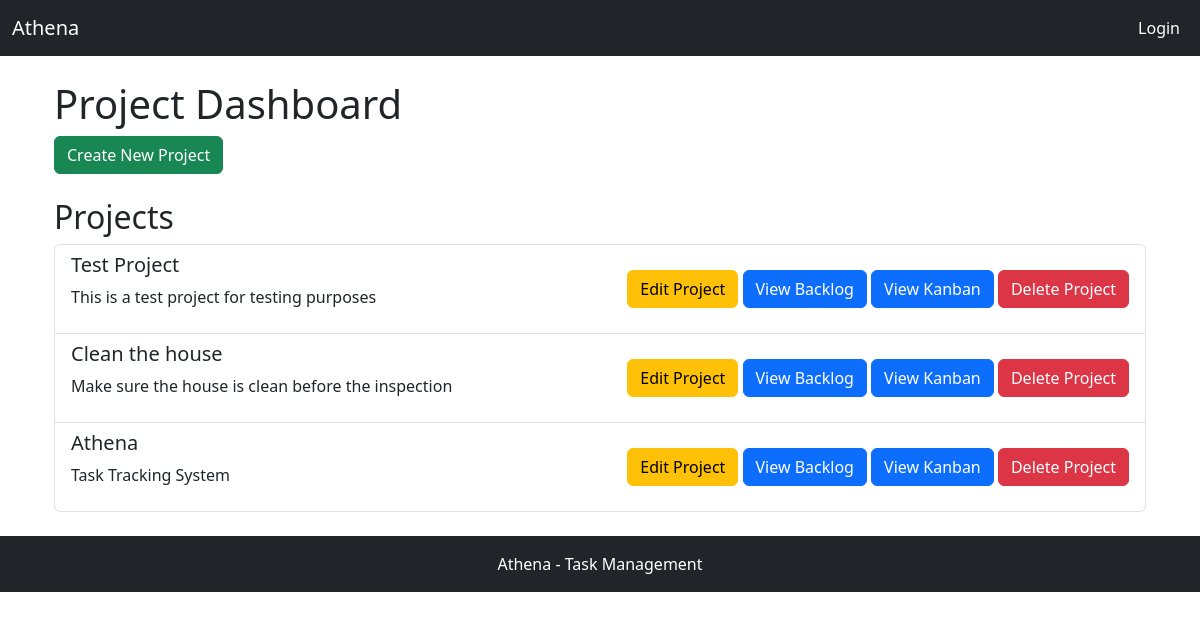
Before: / with the older database file.
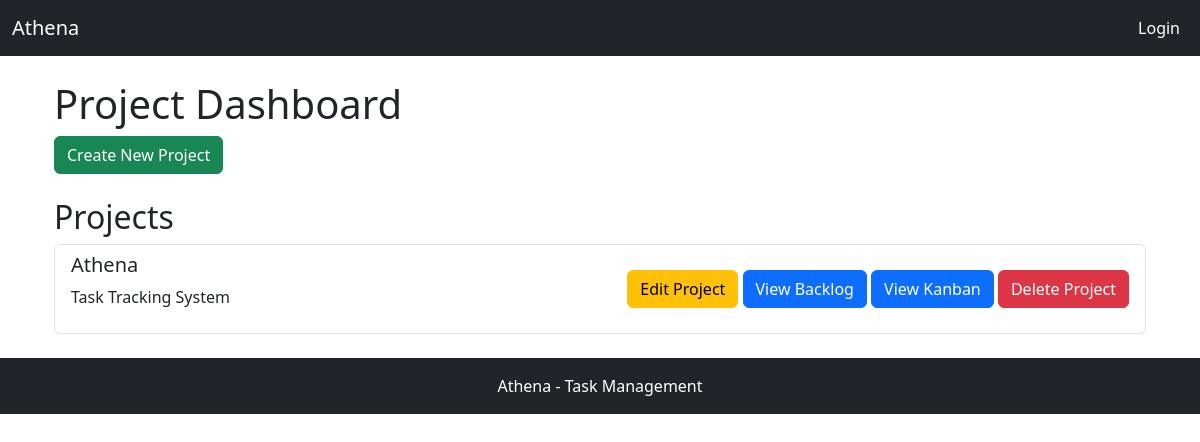
After: the same page with the newer database file.
### apps/tickets/models.py (models this page shows)
class Project(models.Model):
    name = models.CharField(max_length=200)
    description = models.TextField()

### apps/tickets/views.py (the view)
def dashboard_view(request):
    projects = Project.objects.all()  # Get all projects
    return render(request, "tickets/dashboard.html", {"projects": projects})

### apps/tickets/templates/tickets/dashboard.html (shortened to what this page needs)
{% extends "base.html" %}
{% block content %}
<div class="container">
    <h1>Project Dashboard</h1>
    <a href="{% url 'create_project_view' %}" class="btn btn-success mb-4">Create New Project</a>
    <h2>Projects</h2>
    <ul class="list-group">
        {% for project in projects %}
        <li class="list-group-item d-flex justify-content-between align-items-center">
            <div>
                <h5>{{ project.name }}</h5>
                <p>{{ project.description }}</p>
            </div>
            <div>
                <a href="{% url 'update_project_view' project.id %}" class="btn btn-warning">Edit Project</a>
                <a href="{% url 'backlog_view' project.id %}" class="btn btn-primary">View Backlog</a>
                <a href="{% url 'kanban_view' project.id %}" class="btn btn-primary">View Kanban</a>
                <a href="{% url 'project_delete' project.id %}" class="btn btn-danger">Delete Project</a>
            </div>
        </li>
        {% empty %}
        <li class="list-group-item">No projects available. <a href="{% url 'create_project_view' %}">Create a new project</a></li>
        {% endfor %}
    </ul>
</div>
{% endblock %}

Changed rows visible on the page:
removed Project: name "Test Project", description "This is a test project for testing purposes"
removed Project: name "Clean the house", description "Make sure the house is clean before the inspection"
